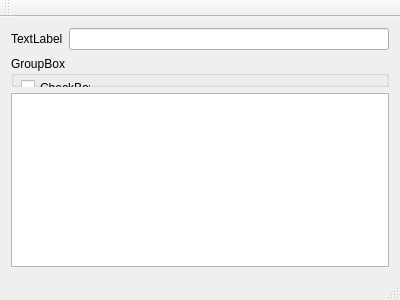
<?xml version="1.0" encoding="UTF-8"?>
<ui version="4.0">
 <class>MainWindow</class>
 <widget class="QMainWindow" name="MainWindow">
  <property name="geometry">
   <rect>
    <x>0</x>
    <y>0</y>
    <width>400</width>
    <height>300</height>
   </rect>
  </property>
  <property name="windowTitle">
   <string>MainWindow</string>
  </property>
  <widget class="QWidget" name="centralWidget">
   <layout class="QVBoxLayout" name="verticalLayout">
    <item>
     <layout class="QHBoxLayout" name="horizontalLayout">
      <item>
       <widget class="QLabel" name="label">
        <property name="text">
         <string>TextLabel</string>
        </property>
       </widget>
      </item>
      <item>
       <widget class="QLineEdit" name="lineEdit"/>
      </item>
     </layout>
    </item>
    <item>
     <widget class="QGroupBox" name="groupBox">
      <property name="title">
       <string>GroupBox</string>
      </property>
      <widget class="QCheckBox" name="checkBox">
       <property name="geometry">
        <rect>
         <x>10</x>
         <y>23</y>
         <width>70</width>
         <height>17</height>
        </rect>
       </property>
       <property name="text">
        <string>CheckBox</string>
       </property>
      </widget>
     </widget>
    </item>
    <item>
     <widget class="QPlainTextEdit" name="plainTextEditLog"/>
    </item>
   </layout>
  </widget>
  <widget class="QMenuBar" name="menuBar">
   <property name="geometry">
    <rect>
     <x>0</x>
     <y>0</y>
     <width>400</width>
     <height>21</height>
    </rect>
   </property>
  </widget>
  <widget class="QToolBar" name="mainToolBar">
   <attribute name="toolBarArea">
    <enum>TopToolBarArea</enum>
   </attribute>
   <attribute name="toolBarBreak">
    <bool>false</bool>
   </attribute>
  </widget>
  <widget class="QStatusBar" name="statusBar"/>
 </widget>
 <layoutdefault spacing="6" margin="11"/>
 <resources/>
 <connections/>
</ui>
